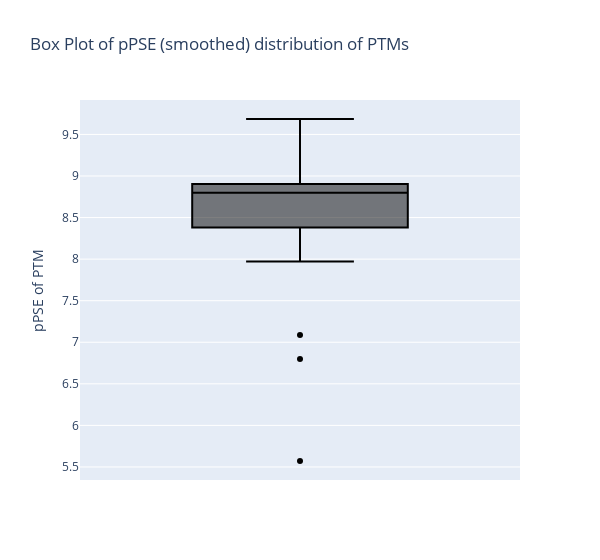
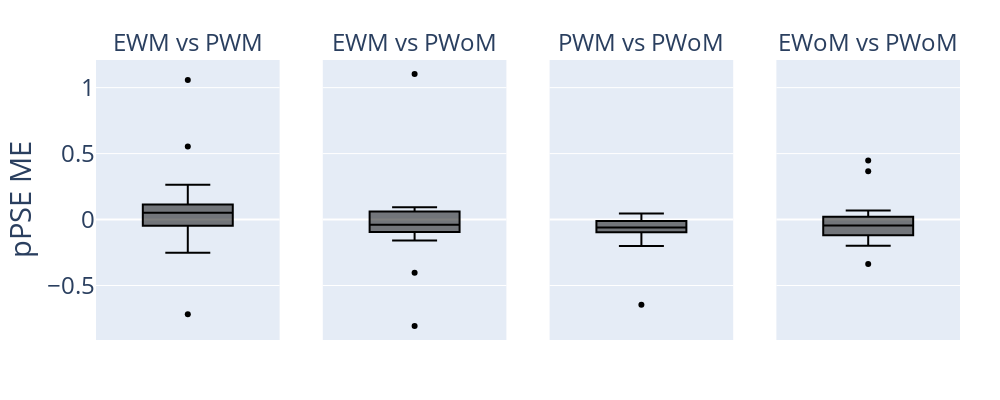

The notebook cell saved with these charts, in order:
### Code cell
comparison_results = {
    "exp_vs_pre_mod": {"ppse_me": [], "low_acc_ppse_me":[], "high_acc_ppse_me":[]},
    "exp_vs_pre_nomod": {"ppse_me": [], "low_acc_ppse_me":[], "high_acc_ppse_me":[]},
    "pre_mod_vs_pre_nomod": {"ppse_me": [], "low_acc_ppse_me":[], "high_acc_ppse_me":[]},
}

ptms_ppse_dist = []

for elem in comparisons:
    org_name = f"{elem[1].lower()}_org"

    mod_index = int(elem[0].split("_")[-1])

    org_ppse = org_dict[org_name]
    pred_mod_ppse = group_avg_dict[elem[0]]
    pred_nomod_ppse = group_avg_dict[elem[1]]

    ptms_ppse_dist.append(pred_nomod_ppse[mod_index])

    if len(org_ppse) != len(pred_mod_ppse):
        print("Skipping ", elem)
        continue

    mean_error_ppse_exp_vs_pre_mod = structural_comparison_analysis.mean_error(org_ppse, pred_mod_ppse)
    comparison_results["exp_vs_pre_mod"]["ppse_me"].append(mean_error_ppse_exp_vs_pre_mod)

    mean_error_ppse_exp_vs_pre_nomod = structural_comparison_analysis.mean_error(org_ppse, pred_nomod_ppse)
    comparison_results["exp_vs_pre_nomod"]["ppse_me"].append(mean_error_ppse_exp_vs_pre_nomod)

    mean_error_ppse_pre_mod_vs_pre_nomod = structural_comparison_analysis.mean_error(pred_mod_ppse, pred_nomod_ppse)
    comparison_results["pre_mod_vs_pre_nomod"]["ppse_me"].append(mean_error_ppse_pre_mod_vs_pre_nomod)

fig = go.Figure()

fig.add_trace(go.Box(
    y=ptms_ppse_dist,
    x=[""] * len(ptms_ppse_dist),
    boxpoints='outliers',
    marker_color='black',
    line_color='black',
))


fig.update_layout(
    title='Box Plot of pPSE (smoothed) distribution of PTMs',
    yaxis_title='pPSE of PTM',
    width=600,  
)

fig.show()
comparison_results["exp_nomod_vs_pre_nomod"] = comparison_results_exp_nomod_ppse["exp_vs_pre_nomod"]

comparison_results_exp_nomod_ppse
comparison_label_map = {
        "exp_vs_pre_mod": "EWM vs PWM",
        "exp_vs_pre_nomod": "EWM vs PWoM",
        "pre_mod_vs_pre_nomod": "PWM vs PWoM",
        "exp_nomod_vs_pre_nomod": "EWoM vs PWoM",
    }


custom_colors = {
    "(Experimental_with_Mod, Predicted_with_Mod)": "#3f7f3f",
    "(Experimental_with_Mod, Predicted_without_Mod)": "#75eb75",
    "(Predicted_with_Mod, Predicted_without_Mod)": "purple",
    "(Experimental_without_Mod, Predicted_without_Mod)": "#ffd700" 
}

box_plot_diff_results_nocolor(comparison_results, comparison_label_map, "ppse_me", "pPSE ME", "Facet3_Boxplot of pPSE MeanError between multiple models")

### Figure 1 — Plotly figure (JSON) as saved in the notebook; plotly's stock layout.template omitted (floating-point values rounded to 4 significant figures)
{"data": [{"boxpoints": "outliers", "line": {"color": "black"}, "marker": {"color": "black"}, "type": "box", "x": ["", "", "", "", "", "", "", "", "", "", "", "", "", "", "", "", "", "", "", ""], "y": [8.762, 9.686, 8.857, 8.848, 8.019, 7.086, 8.743, 7.971, 5.571, 9.667, 8.79, 8.895, 8.79, 8.81, 8.829, 9.057, 8.79, 6.8, 9.067, 8.914]}], "layout": {"title": {"text": "Box Plot of pPSE (smoothed) distribution of PTMs"}, "width": 600, "yaxis": {"title": {"text": "pPSE of PTM"}}}}

### Figure 2 — Plotly figure (JSON) as saved in the notebook; plotly's stock layout.template omitted (floating-point values rounded to 4 significant figures)
{"data": [{"boxpoints": "outliers", "line": {"color": "black"}, "marker": {"color": "black"}, "name": "", "showlegend": false, "type": "box", "xaxis": "x", "y": [0.06981, -0.7168, 1.057, 0.554, 0.005367, 0.1307, 0.1405, 0.06503, 0.06163, -0.05704, 0.08157, -0.05034, -0.02544, 0.09778, -0.1248, -0.04456, 0.04181, -0.2515, -0.02011, 0.2631], "yaxis": "y"}, {"boxpoints": "outliers", "line": {"color": "black"}, "marker": {"color": "black"}, "name": "", "showlegend": false, "type": "box", "xaxis": "x2", "y": [-0.04433, -0.8068, 1.103, -0.09132, -0.002239, 0.09324, 0.05867, 0.08456, 0.04447, -0.03268, 0.06752, -0.05233, -0.06648, 0.01561, -0.1594, -0.1463, -0.04512, -0.4041, -0.09862, 0.0633], "yaxis": "y2"}, {"boxpoints": "outliers", "line": {"color": "black"}, "marker": {"color": "black"}, "name": "", "showlegend": false, "type": "box", "xaxis": "x3", "y": [-0.1141, -0.09001, 0.04581, -0.6453, -0.007606, -0.03742, -0.08183, 0.01953, -0.01716, 0.02436, -0.01405, -0.001994, -0.04104, -0.08217, -0.03453, -0.1018, -0.08693, -0.1526, -0.07851, -0.1998], "yaxis": "y3"}, {"boxpoints": "outliers", "line": {"color": "black"}, "marker": {"color": "black"}, "name": "", "showlegend": false, "type": "box", "xaxis": "x4", "y": [-0.1182, -0.09801, -0.06215, -0.02682, 0.000593, -0.01461, 0.4469, 0.3665, 0.0339, 0.06802, -0.1617, -0.1983, -0.09459, -0.3372, -0.1792, -0.1119, -0.01862, 0.02196], "yaxis": "y4"}], "layout": {"annotations": [{"font": {"size": 24}, "showarrow": false, "text": "EWM vs PWM", "x": 0.1062, "xanchor": "center", "xref": "paper", "y": 1, "yanchor": "bottom", "yref": "paper"}, {"font": {"size": 24}, "showarrow": false, "text": "EWM vs PWoM", "x": 0.3688, "xanchor": "center", "xref": "paper", "y": 1, "yanchor": "bottom", "yref": "paper"}, {"font": {"size": 24}, "showarrow": false, "text": "PWM vs PWoM", "x": 0.6313, "xanchor": "center", "xref": "paper", "y": 1, "yanchor": "bottom", "yref": "paper"}, {"font": {"size": 24}, "showarrow": false, "text": "EWoM vs PWoM", "x": 0.8938, "xanchor": "center", "xref": "paper", "y": 1, "yanchor": "bottom", "yref": "paper"}], "font": {"size": 24}, "height": 400, "margin": {"b": 60, "l": 40, "r": 40, "t": 60}, "title": {"text": ""}, "width": 1000, "xaxis": {"anchor": "y", "domain": [0, 0.2125], "showticklabels": false}, "xaxis2": {"anchor": "y2", "domain": [0.2625, 0.475], "showticklabels": false}, "xaxis3": {"anchor": "y3", "domain": [0.525, 0.7375], "showticklabels": false}, "xaxis4": {"anchor": "y4", "domain": [0.7875, 1], "showticklabels": false}, "yaxis": {"anchor": "x", "domain": [0, 1], "title": {"text": "pPSE ME"}}, "yaxis2": {"anchor": "x2", "domain": [0, 1], "matches": "y", "showticklabels": false}, "yaxis3": {"anchor": "x3", "domain": [0, 1], "matches": "y", "showticklabels": false}, "yaxis4": {"anchor": "x4", "domain": [0, 1], "matches": "y", "showticklabels": false}}}
